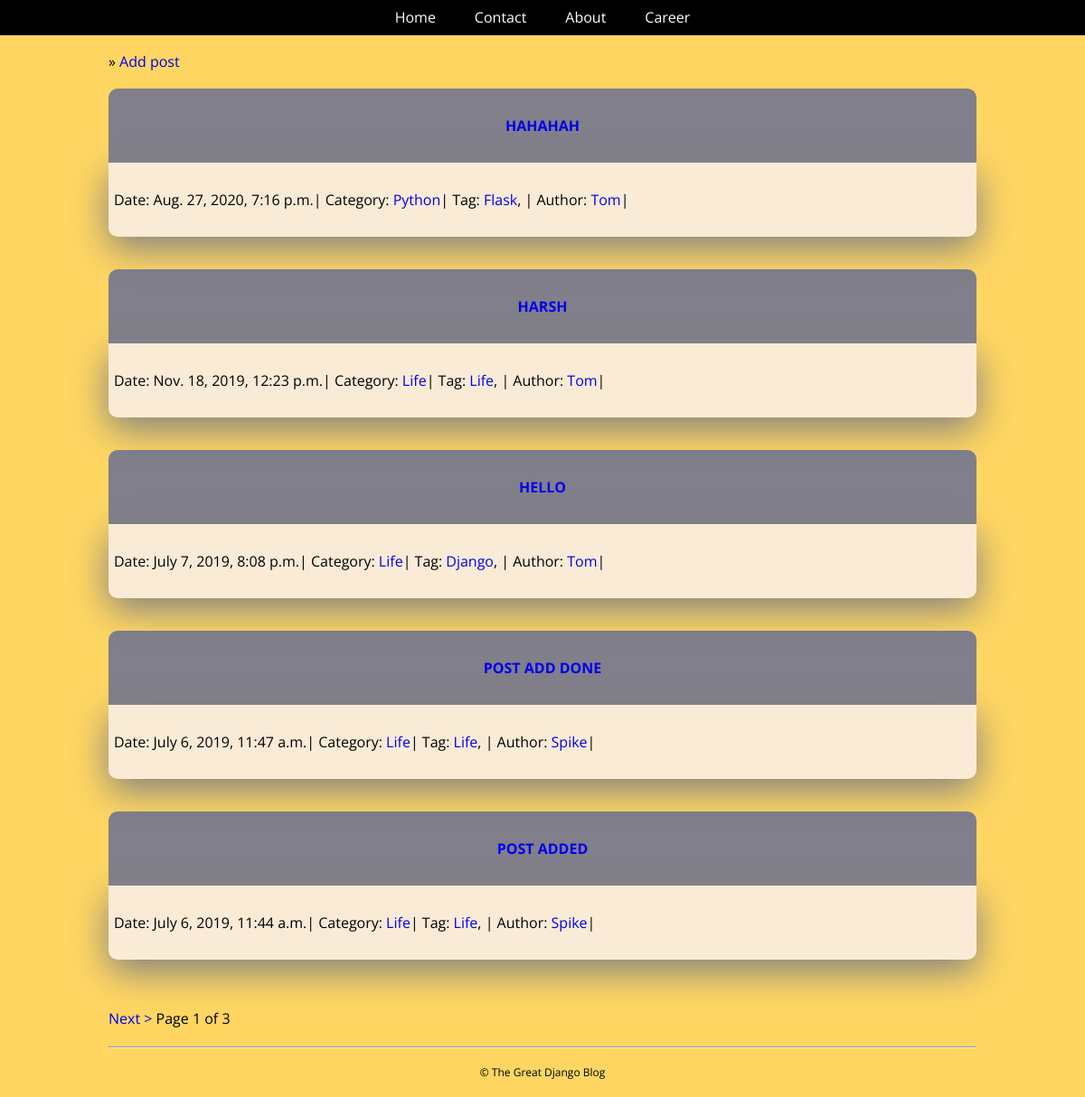
The page / on the database its author committed.
### blog/models.py (models this page shows, shortened)
class Post(models.Model):
    title = models.CharField(max_length=200)
    slug = models.SlugField(unique=True, help_text="Slug will be generated automatically from the title")
    content = models.TextField()
    pub_date = models.DateTimeField(auto_now_add=True)
    author = models.ForeignKey(Author,on_delete=models.CASCADE)
    category = models.ForeignKey(Category, on_delete=models.CASCADE)
    tags = models.ManyToManyField(Tag)
    def get_absolute_url(self):
        return reverse('post_detail', args=[self.pk, self.slug])

class Category(models.Model):
    name = models.CharField(max_length=100, unique=True)
    slug = models.SlugField(max_length=100, unique=True)
    author = models.ForeignKey(Author, on_delete=models.CASCADE)
    class Meta:
        verbose_name_plural = "Categories"
    def get_absolute_url(self):
        return reverse('post_by_category', args=[self.slug])

class Tag(models.Model):
    name = models.CharField(max_length=100, unique=True)
    slug = models.SlugField(max_length=100, unique=True)
    author = models.ForeignKey(Author, on_delete=models.CASCADE)
    def get_absolute_url(self):
        return reverse('post_by_tag', args=[self.slug])

class Author(models.Model):
    name = models.CharField(max_length=50, verbose_name="Author Name")
    email = models.EmailField(unique=True)
    active = models.BooleanField(default=False)
    created_on = models.DateTimeField(auto_now_add=True)
    last_logged_in = models.DateTimeField(auto_now=True)
    def get_absolute_url(self):
        return reverse('post_by_author', args=[self.pk, self.name])

### blog/views.py (the view)
# urls.py: path('',views.post_list, name = 'post_list'),
def post_list(request):
    posts = Post.objects.order_by("-id").all()
    posts = helpers.pg_records(request, posts, 5)
    return render(request, 'blog/post_list.htm', {'posts':posts})

### firstapp/helpers.py (called while the page is built)
def pg_records(request, list, num):
    paginator = Paginator(list, num)
    page = request.GET.get('page')
    try:
        page_object = paginator.page(page)
    except PageNotAnInteger:
        page_object = paginator.page(1)
    except EmptyPage:
        page_object = paginator.page(paginator.num_pages)
    return page_object

### blog/templates/blog/post_list.htm (shortened to what this page needs)
{% extends "blog/base.htm" %}
{% block content %}
    <div class="content">
        <div class="section-inner clearfix">
            <p>&#187; <a href="{% url 'post_add' %}">Add post</a></p>
            <table>
                {% for post in posts %}
                <tr>
                    <td class="post-title">
                        <h3>
                            <a href="{{ post.get_absolute_url }}">{{post.title|capfirst }}</a>
                        </h3>
                    </td>
                </tr>
                <tr>
                    <td class="post-info">
                        <p>
                            {% include 'blog/post_info.htm' %}
                        </p>
                    </td>
                </tr>
                <tr><td></td></tr>
                <tr><td></td></tr>
                <tr><td></td></tr>
                {% empty %}
                    <p>There is no posts</p>
                {% endfor %}
            </table>
        </div>
    </div>
    <div class="pagination">
        <div class="section-inner clearfix">
            <p>
                {% if posts.has_next %}
                    <a href="?page={{ posts.next_page_number }}">Next ></a>
                {% endif %}
                <span>Page {{ posts.number }} of {{ posts.paginator.num_pages }}</span>
            </p>
        </div>
    </div>
{% endblock %}

### blog/templates/blog/post_info.htm
<span>Date: {{ post.pub_date }}</span>|
<span>Category: <a href="{{ post.category.get_absolute_url }}">{{ post.category.name|capfirst }}</a></span>|
<span>Tag:
    {% for tag in post.tags.all %}
        <a href="{{ tag.get_absolute_url }}">{{ tag.name }}</a>,
    {% empty %}
        None
    {% endfor %}
</span>|
<span>Author: <a href="{{ post.author.get_absolute_url }}">{{ post.author.name|capfirst }}</a></span>|

### blog/static/blog/css/style.css (style rules this page uses)
body { background-color: #ffd662; font-family: "Open Sans",'MS Sans Serif', sans-serif, Verdana, Arial; }
.section-inner { max-width: 960px; padding: 0 15px; margin: 0 auto; }
h3 { margin: 20px 0px; }
p { margin: 20px 0px; }
.post-title { background-color:rgba(82, 96, 153, 0.733); Color:white; padding: 6px; line-height: 30px; border-top-left-radius:10px; border-top-right-radius:10px; text-align: center; text-transform: uppercase; }
.post-info { line-height: 30px; padding: 6px; background-color: antiquewhite; border-bottom-left-radius: 10px; border-bottom-right-radius:10px; box-shadow:0px 13px 40px grey; }
table td { padding: 6px; border: none; outline: none; }
.content a { text-decoration: none; }
.pagination a { text-decoration: none; }

### rows shown on the page
Post: title "HAHAHAH", pub_date "Aug. 27, 2020, 7:16 p.m.", category.name "Python", author.name "Tom"
Tag: name "Flask"
Post: title "HARSH", pub_date "Nov. 18, 2019, 12:23 p.m.", category.name "Life", author.name "Tom"
Tag: name "Life"
Post: title "HELLO", pub_date "July 7, 2019, 8:08 p.m.", category.name "Life", author.name "Tom"
Tag: name "Django"
Post: title "POST ADD DONE", pub_date "July 6, 2019, 11:47 a.m.", category.name "Life", author.name "Spike"
Post: title "POST ADDED", pub_date "July 6, 2019, 11:44 a.m.", category.name "Life", author.name "Spike"

### other values the page prints
{{ posts.number }} "1"
{{ posts.paginator.num_pages }} "3"
